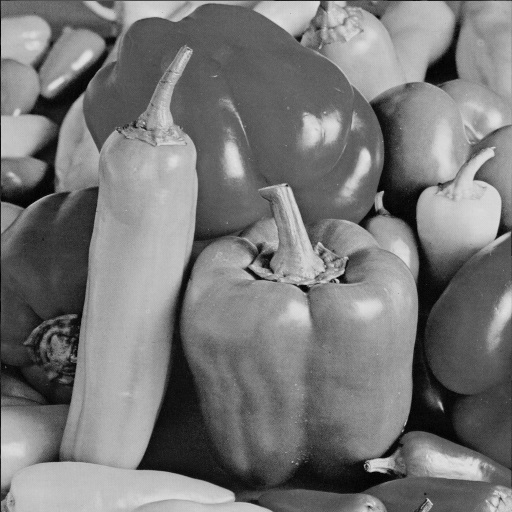
%> input picture MultimediaHisogramEqualization/Histogram Equalization/fig1.jpg, 512 x 512 px
$ octave RGB2GrayLevel_histeq.m   (GNU Octave 9; MATLAB toolbox functions it lacks are replaced by stand-ins)
%> lines starting %> are read from the running program, lines starting %| are printed output that depends on the picture
I = imread('fig1.jpg');
%> I is the input picture: size 512x512x3 uint8; min 0, max 228, mean 119.8
J = histeq(I)
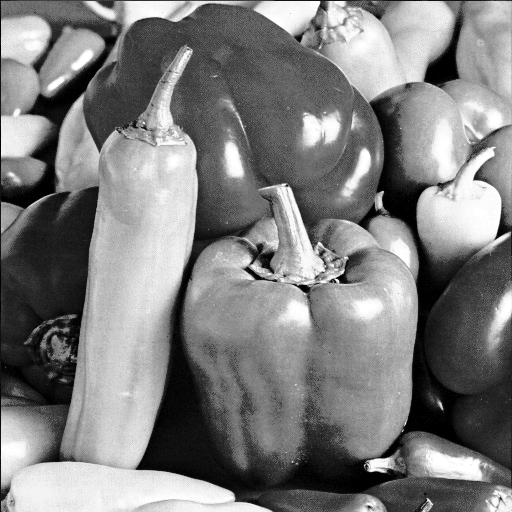
%> J: size 512x512x3 uint8; min 0, max 255, mean 126.2
subplot(2,2,1)
imshow(I)
subplot(2,2,2)
imhist(I,64)
subplot(2,2,3)
imshow(J)
subplot (2,2,4)
imhist(J,64)
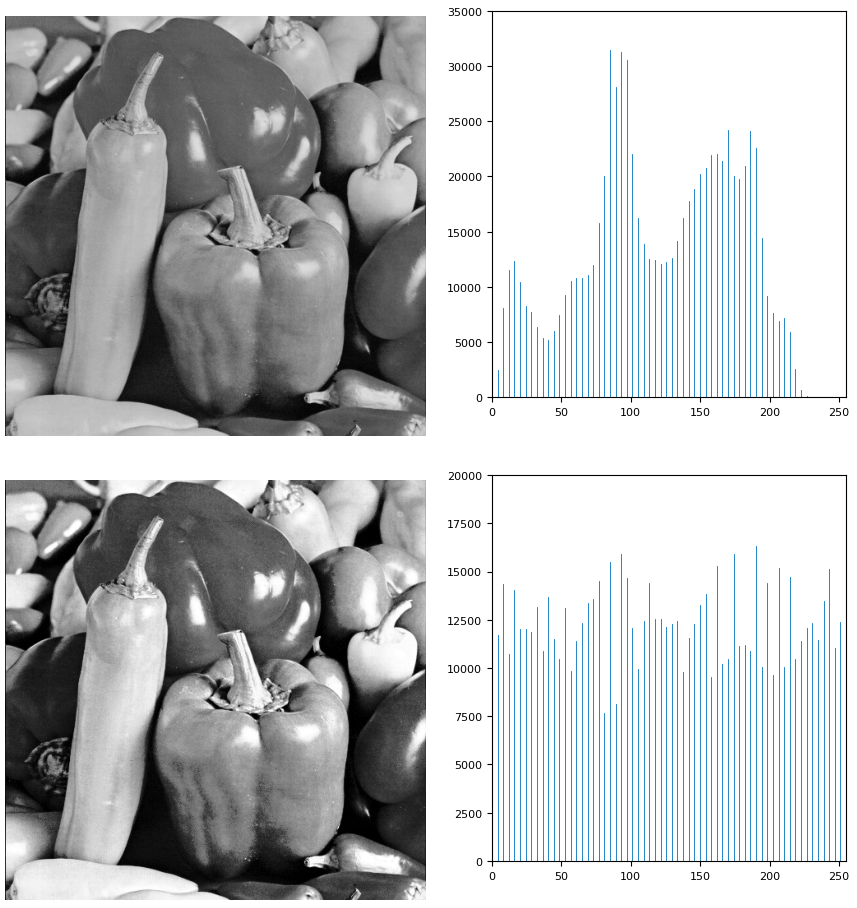
%> figure redrawn from the program's plot data, 4 panels
